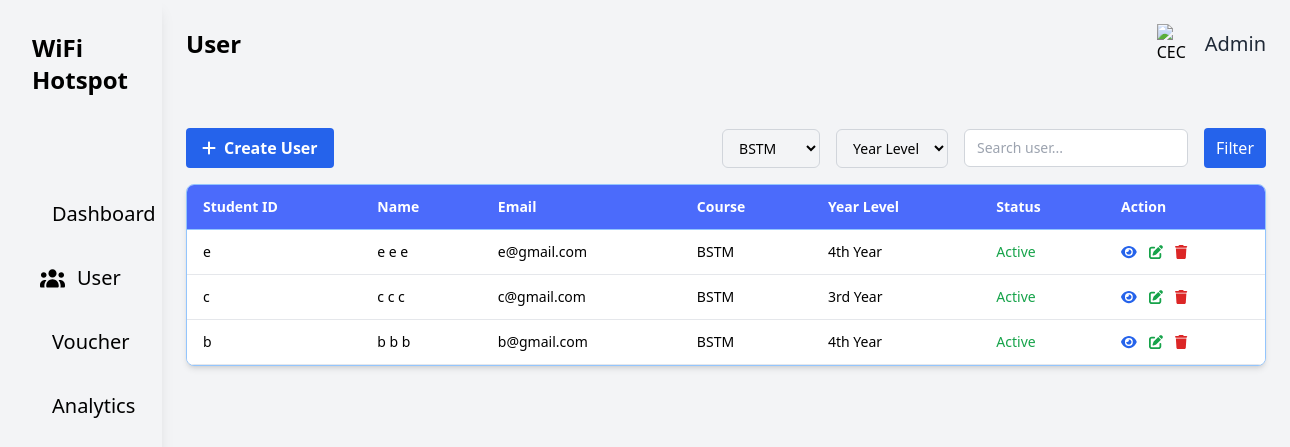
The page /php/User.php?course_name=BSTM on the database its author committed.
### tables this page shows
CREATE TABLE `users_profile` (
  `user_id` int(11) NOT NULL,
  `school_id` varchar(50) DEFAULT NULL,
  `first_name` varchar(50) DEFAULT NULL,
  `middle_name` varchar(10) DEFAULT NULL,
  `last_name` varchar(50) DEFAULT NULL,
  `gmail` varchar(100) DEFAULT NULL,
  `contact_number` varchar(20) DEFAULT NULL,
  `course_name` varchar(50) DEFAULT NULL,
  `year_level` varchar(50) DEFAULT NULL,
  `gender` varchar(20) DEFAULT NULL,
  `user_type` varchar(20) DEFAULT NULL,
  `voucher_code` varchar(100) DEFAULT NULL,
  `password_generated` varchar(255) DEFAULT NULL,
  `status` varchar(20) DEFAULT 'Active',
  `created_at` timestamp NOT NULL DEFAULT current_timestamp()
);

### php/User.php (the view, shortened to what this page needs)
<?php
require 'db.php';
$course_name = trim($_GET['course_name'] ?? '');
$q = trim($_GET['q'] ?? '');
$sql = "SELECT * FROM users_profile WHERE 1=1";
$params = [];
if ($course_name !== '') {
    $sql .= " AND course_name = :course_name";
    $params[':course_name'] = $course_name;
}
$sql .= " ORDER BY user_id DESC";
$stmt = $pdo->prepare($sql);
$stmt->execute($params);
$users = $stmt->fetchAll();
?>
<!DOCTYPE html>
<html lang="en">
<head>
  <link href="https://cdnjs.cloudflare.com/ajax/libs/font-awesome/6.5.2/css/all.min.css" rel="stylesheet">
  <script src="../css/tailwind.css"></script>
</head>
<body class="bg-gray-100">
  <div class="flex">
    <div class="w-64 bg-white-200 h-screen p-8 text-white shadow-lg overflow-y-auto">
      <div class="flex items-center space-x-2 mb-24">
        <h1 class="text-2xl font-semibold text-black">WiFi Hotspot</h1>
      </div>
      <ul class="space-y-5">
        <li><a href="admindashboard.php" class="flex items-center space-x-3 hover:bg-gray-300 p-2 rounded"><span class="text-black text-xl">Dashboard</span></a></li>
        <li><a href="User.php" class="flex items-center space-x-3 hover:bg-gray-300 p-2 rounded"> <span class="text-black text-xl">User</span></a></li>
        <li><a href="../php/Voucher.php" class="flex items-center space-x-3 hover:bg-gray-300 p-2 rounded"><span class="text-black text-xl">Voucher</span></a></li>
        <li><a href="../php/Analytics.php" class="flex items-center space-x-3 hover:bg-gray-300 p-2 rounded"><span class="text-black text-xl">Analytics</span></a></li>
      </ul>
    </div>
    <div class="container mx-auto p-6 flex-1">
      <div class="flex justify-between items-center mb-16">
        <h1 class="text-2xl font-semibold text-black">User</h1>
        <div class="flex items-center space-x-2">
          <img src="../images/ceclogo.png" alt="CEC Logo" class="w-10 h-10 object-contain">
          <span class="text-xl text-gray-800">Admin</span>
        </div>
      </div>
      <div class="flex justify-between mb-4">
        <div>
          <button id="openModalBtn" class="flex items-center gap-2 bg-blue-600 text-white px-4 py-2 rounded hover:bg-blue-700">
            <i class="fa-solid fa-plus"></i>
            <span class="font-semibold">Create User</span>
          </button>
        </div>
        <form method="get" id="filterForm" class="flex gap-4 items-center">
          <select name="course_name" id="course_name" class="bg-gray-100 border border-gray-300 rounded-md px-3 py-2 text-sm">
            <option value="BSTM" <?= $course_name==='BSTM'?'selected':'' ?>>BSTM</option>
          </select>
          <select name="year_level" id="year_level" class="bg-gray-100 border border-gray-300 rounded-md px-3 py-2 text-sm">
            <option value="">Year Level</option>
          </select>
          <input type="text" name="q" id="search_user" value="<?= htmlentities($q) ?>" placeholder="Search user..." class="bg-white border border-gray-300 rounded-md px-3 py-2 text-sm w-56">
          <button type="submit" class="bg-blue-600 text-white px-3 py-2 rounded">Filter</button>
        </form>
      </div>
      </div>
      <div class="w-[1080px] bg-white shadow-md rounded-lg overflow-hidden border border-blue-300 mt-4">
        <div class="overflow-x-auto">
          <table class="min-w-full border-collapse">
            <thead class="bg-[#4B6BFB] text-white">
              <tr>
                <th class="px-4 py-3 text-left text-sm font-semibold border-b border-blue-300">Student ID</th>
                <th class="px-4 py-3 text-left text-sm font-semibold border-b border-blue-300">Name</th>
                <th class="px-4 py-3 text-left text-sm font-semibold border-b border-blue-300">Email</th>
                <th class="px-4 py-3 text-left text-sm font-semibold border-b border-blue-300">Course</th>
                <th class="px-4 py-3 text-left text-sm font-semibold border-b border-blue-300">Year Level</th>
                <th class="px-4 py-3 text-left text-sm font-semibold border-b border-blue-300">Status</th>
                <th class="px-4 py-3 text-left text-sm font-semibold border-b border-blue-300">Action</th>
              </tr>
            </thead>
            <tbody class="bg-white">
              <?php foreach ($users as $u): ?>
                <tr class="hover:bg-gray-100 border-b border-gray-200">
                  <td class="px-4 py-3 text-sm"><?= htmlentities($u['school_id']) ?></td>
                  <td class="px-4 py-3 text-sm"><?= htmlentities($u['first_name'] . ' ' . ($u['middle_name'] ? $u['middle_name'].' ' : '') . $u['last_name']) ?></td>
                  <td class="px-4 py-3 text-sm"><?= htmlentities($u['gmail']) ?></td>
                  <td class="px-4 py-3 text-sm"><?= htmlentities($u['course_name']) ?></td>
                  <td class="px-4 py-3 text-sm"><?= htmlentities($u['year_level']) ?></td>
                  <td class="px-4 py-3 text-sm <?= $u['status']==='Active'?'text-green-600':'text-red-600' ?>"><?= htmlentities($u['status']) ?></td>
                  <td class="px-4 py-3 text-sm">
                    <div class="flex space-x-3">
                      <a class="text-blue-600 hover:text-blue-800" href="view_user.php?id=<?= $u['user_id'] ?>" title="See More"><i class="fa-solid fa-eye"></i></a>
                      <a class="text-green-600 hover:text-green-800" href="edit_user.php?id=<?= $u['user_id'] ?>"><i class="fas fa-edit"></i></a>
                      <button onclick="deleteUser(<?= $u['user_id'] ?>)" class="text-red-600 hover:text-red-800"><i class="fas fa-trash"></i></button>
                    </div>
                  </td>
                </tr>
              <?php endforeach; ?>
            </tbody>
          </table>
        </div>
      </div>
    </div>
</body>
</html>

### rows shown on the page
users_profile: school "e", first_name+middle_name+last_name "e e e", gmail "e@gmail.com", course_name "BSTM", year_level "4th Year", status "Active"
users_profile: school "c", first_name+middle_name+last_name "c c c", gmail "c@gmail.com", course_name "BSTM", year_level "3rd Year", status "Active"
users_profile: school "b", first_name+middle_name+last_name "b b b", gmail "b@gmail.com", course_name "BSTM", year_level "4th Year", status "Active"
